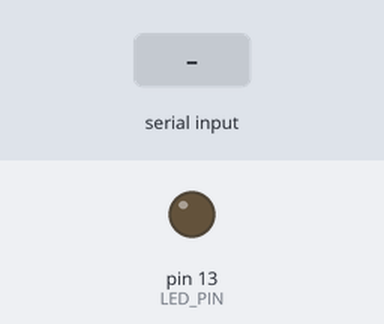
A sketch run on a simulated Arduino Mega 2560, built with avr-gcc and run on an emulated ATmega2560. On the bench: output pins drawn as LEDs (lit = HIGH). Inputs (shaded band) come from the test bench. What the sketch prints to the serial monitor is not drawn.

Above: at 2.0 s.
2.1 s: "1" received over the second serial link
Timing chart, 0 to 5.1 s (numbered marks = the images above; inputs shaded):
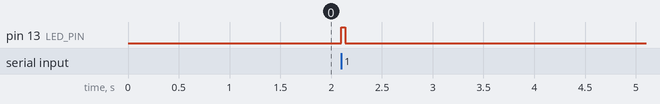

Measured:
- after the input at 2.1 s, pin 13 (LED_PIN): LOW → HIGH at once, → LOW 0.04 s later

The sketch:

teensy41_midi_din_test.ino
```cpp
// Teensy 4.1 MIDI DIN input diagnostic.
// Test wiring: MIDI DIN -> optocoupler -> Teensy pin 0 / RX1.
// USB Serial prints raw MIDI bytes and parsed Note On/Off messages.

#include <Arduino.h>

static constexpr int MIDI_RX_PIN = 0;
static constexpr int LED_PIN = LED_BUILTIN;

HardwareSerial &MidiSerial = Serial1;

uint8_t runningStatus = 0;
uint8_t data1 = 0;
bool haveData1 = false;
uint32_t ledOffAtMs = 0;
uint32_t lastHeartbeatMs = 0;
uint32_t byteCount = 0;
uint32_t edgeCount = 0;
int lastRxLevel = -1;

void ledOn() {
  digitalWrite(LED_PIN, HIGH);
}

void ledOff() {
  digitalWrite(LED_PIN, LOW);
}

void pulseLed() {
  ledOn();
  ledOffAtMs = millis() + 40;
}

void printHexByte(uint8_t value) {
  if (value < 0x10) {
    Serial.print('0');
  }
  Serial.print(value, HEX);
}

void printMidiMessage(uint8_t status, uint8_t note, uint8_t velocity) {
  const uint8_t command = status & 0xF0;
  const uint8_t channel = (status & 0x0F) + 1;

  if (command == 0x90 && velocity > 0) {
    Serial.print("NOTE ON   ch=");
  } else if (command == 0x80 || (command == 0x90 && velocity == 0)) {
    Serial.print("NOTE OFF  ch=");
  } else {
    Serial.print("MIDI MSG  ch=");
  }

  Serial.print(channel);
  Serial.print(" note=");
  Serial.print(note);
  Serial.print(" velocity=");
  Serial.println(velocity);
}

void handleMidiByte(uint8_t b) {
  byteCount++;
  pulseLed();

  Serial.print("RAW 0x");
  printHexByte(b);
  Serial.print("  count=");
  Serial.println(byteCount);

  if (b & 0x80) {
    if (b < 0xF0) {
      runningStatus = b;
      haveData1 = false;
    }
    return;
  }

  if (runningStatus == 0) {
    Serial.println("DATA BYTE IGNORED: no running status yet");
    return;
  }

  if (!haveData1) {
    data1 = b;
    haveData1 = true;
    return;
  }

  const uint8_t data2 = b;
  haveData1 = false;

  const uint8_t command = runningStatus & 0xF0;
  if (command == 0x80 || command == 0x90 || command == 0xA0 || command == 0xB0 || command == 0xE0) {
    printMidiMessage(runningStatus, data1, data2);
  }
}

void setup() {
  pinMode(LED_PIN, OUTPUT);
  ledOff();
  pinMode(MIDI_RX_PIN, INPUT_PULLUP);

  Serial.begin(115200);
  delay(800);

  Serial.println();
  Serial.println("Teensy 4.1 MIDI DIN input test");
  Serial.print("MIDI RX: Serial1 pin ");
  Serial.println(MIDI_RX_PIN);
  Serial.print("LED pin: ");
  Serial.println(LED_PIN);
  Serial.println("Play notes on the MIDI controller. Waiting for bytes...");

  MidiSerial.begin(31250);
}

void loop() {
  while (MidiSerial.available() > 0) {
    handleMidiByte(uint8_t(MidiSerial.read()));
  }

  const int rxLevel = digitalRead(MIDI_RX_PIN);
  if (lastRxLevel < 0) {
    lastRxLevel = rxLevel;
  } else if (rxLevel != lastRxLevel) {
    lastRxLevel = rxLevel;
    edgeCount++;
  }

  if (ledOffAtMs != 0 && millis() >= ledOffAtMs) {
    ledOff();
    ledOffAtMs = 0;
  }

  if (millis() - lastHeartbeatMs > 2500) {
    lastHeartbeatMs = millis();
    Serial.print("waiting... bytes=");
    Serial.print(byteCount);
    Serial.print(" edges=");
    Serial.print(edgeCount);
    Serial.print(" rx1_pin0=");
    Serial.println(rxLevel);
  }
}
```
